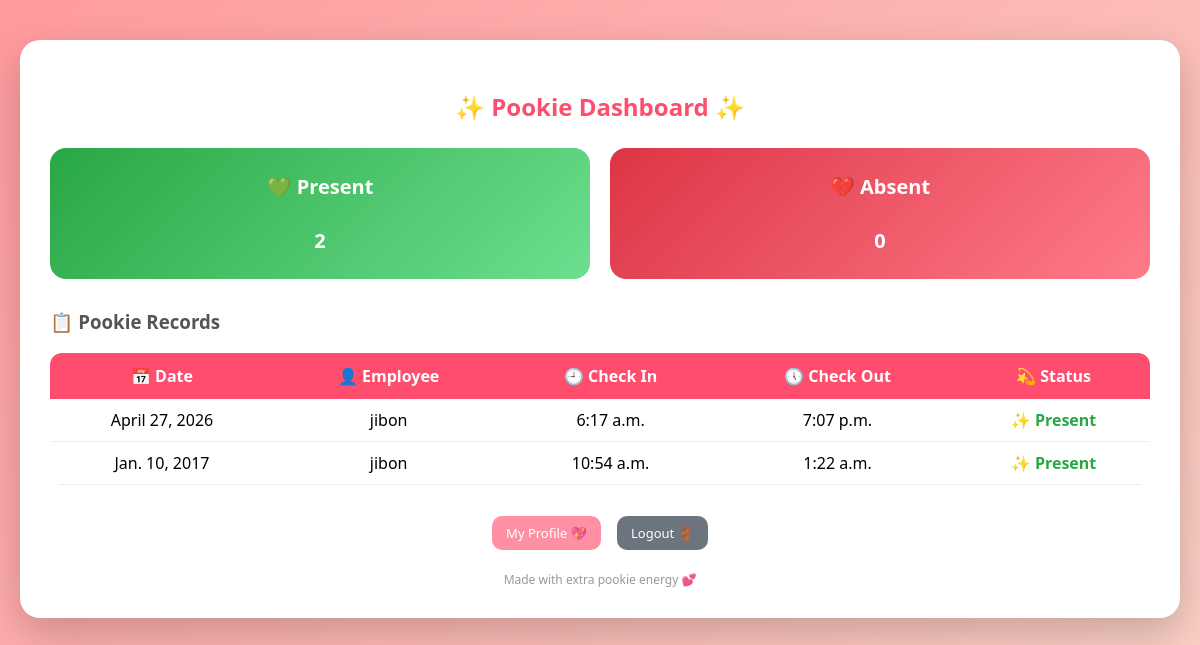
The page /dashboard/ (signed in) on the database its author committed.
### employees/models.py (models this page shows, shortened)
class AttendanceModel(models.Model):
    employee = models.ForeignKey(
        ProfileModel,
        on_delete=models.CASCADE,
        related_name='attendances'
    )
    date = models.DateField()
    check_in_time = models.TimeField()
    check_out_time = models.TimeField(null=True, blank=True)
    STATUS_CHOICES = [
        ('Present', 'Present'),
        ('Absent', 'Absent'),
    ]
    status = models.CharField(max_length=10, choices=STATUS_CHOICES)
    class Meta:
        unique_together = ('employee', 'date')
        ordering = ['-date']

class ProfileModel(models.Model):
    user = models.OneToOneField(
        User,
        on_delete=models.CASCADE,
        related_name='profile'
    )
    department = models.CharField(max_length=100, null=True, blank=True)
    designation = models.CharField(max_length=100, null=True, blank=True)
    salary = models.DecimalField(max_digits=10, decimal_places=2, null=True, blank=True)
    photo = models.ImageField(upload_to='profile_photos/', null=True, blank=True)

### employees/views.py (the view)
# urls.py: path('dashboard/', dashboard, name='dashboard'),
@login_required
def dashboard(request):
    if request.user.is_superuser:
        records = AttendanceModel.objects.all()
        present = AttendanceModel.objects.filter(status='Present').count()
        absent = AttendanceModel.objects.filter(status='Absent').count()
    else:
        profile = request.user.profile
        records = profile.attendances.all()
        present = profile.attendances.filter(status='Present').count()
        absent = profile.attendances.filter(status='Absent').count()
    return render(request, 'crud/dashboard.html', {
        'records': records,
        'present': present,
        'absent': absent
    })

### employees/templates/crud/dashboard.html (shortened to what this page needs)
<!DOCTYPE html>
<html lang="en">
<head>
</head>
<body>
<div class="container">
    <h2>✨ Pookie Dashboard ✨</h2>
    <div class="stats">
        <div class="card present">
            💚 Present<br><br>{{ present }}
        </div>
        <div class="card absent">
            💔 Absent<br><br>{{ absent }}
        </div>
    </div>
    <div class="table-container">
        <h3>📋 Pookie Records</h3>
        <table>
            <tr>
                <th>📅 Date</th>
                <th>👤 Employee</th>
                <th>🕘 Check In</th>
                <th>🕔 Check Out</th>
                <th>💫 Status</th>
            </tr>
            {% for record in records %}
            <tr>
                <td>{{ record.date }}</td>
                <td>{{ record.employee.user.username }}</td>
                <td>{{ record.check_in_time }}</td>
                <td>{{ record.check_out_time|default:"-" }}</td>
                <td>
                    {% if record.status == "Present" %}
                        <span class="status-present">✨ Present</span>
                    {% else %}
                        <span class="status-absent">🥀 Absent</span>
                    {% endif %}
                </td>
            </tr>
            {% endfor %}
        </table>
    </div>
    <div class="actions">
        <a href="{% url 'profile' %}" class="profile">My Profile 💖</a>
        <a href="{% url 'logout' %}" class="logout">Logout 🚪</a>
    </div>
    <div class="footer-note">Made with extra pookie energy 💕</div>
</div>
</body>
</html>

### employees/templates/crud/dashboard.html (style rules this page uses)
body { margin: 0; font-family: 'Segoe UI', sans-serif; background: linear-gradient(135deg, #ff9a9e, #fad0c4); }
.container { max-width: 1100px; margin: 40px auto; background: #fff; padding: 30px; border-radius: 20px; box-shadow: 0 15px 40px rgba(0,0,0,0.2); animation: fadeIn 0.6s ease; }
h2 { text-align: center; margin-bottom: 25px; color: #ff4d6d; }
.stats { display: flex; gap: 20px; margin-bottom: 30px; }
.card { flex: 1; padding: 25px; border-radius: 16px; color: white; text-align: center; font-size: 20px; font-weight: bold; transition: 0.3s; }
.present { background: linear-gradient(135deg, #28a745, #6ddf8f); }
.absent { background: linear-gradient(135deg, #dc3545, #ff7b8a); }
.table-container h3 { color: #555; }
table { width: 100%; border-collapse: collapse; border-radius: 12px; overflow: hidden; }
th { background: #ff4d6d; color: white; padding: 12px; }
td { padding: 10px; text-align: center; border-bottom: 1px solid #eee; }
.status-present { color: #28a745; font-weight: bold; }
.actions a, .delete { display: inline-block; margin: 6px; padding: 8px 14px; border-radius: 10px; text-decoration: none; color: white; font-size: 13px; border: none; cursor: pointer; transition: 0.3s; }
.profile { background: #ff8fa3; }
.logout { background: #6c757d; }
.actions { text-align: center; margin-top: 25px; }
.footer-note { text-align: center; font-size: 12px; color: #999; margin-top: 15px; }

### rows shown on the page
AttendanceModel: date "April 27, 2026", employee.user.username "jibon", check_in_time "6:17 a.m.", check_out_time "7:07 p.m.", status "✨ Present"
AttendanceModel: date "Jan. 10, 2017", employee.user.username "jibon", check_in_time "10:54 a.m.", check_out_time "1:22 a.m.", status "✨ Present"

### other values the page prints
{{ present }} "2"
{{ absent }} "0"
